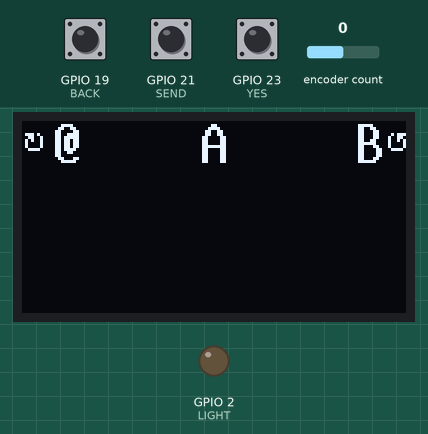
Simulated run of this program. Board: ESP32. On the bench: 128×64 one-colour display, output pins drawn as LEDs (lit = HIGH). The test bench sets the inputs (shaded band); at power-on: GPIO 19 (BACK) HIGH, encoder count 0, GPIO 21 (SEND) HIGH, GPIO 23 (YES) HIGH. WiFi joins after 1.5 s; servers stay silent unless stated; EEPROM starts erased; no MQTT or app messages arrive unless stated.

Above: at 2.8 s.
2.9 s: GPIO 19 (BACK) pulled LOW for 3.2 s
At 6.1 s:
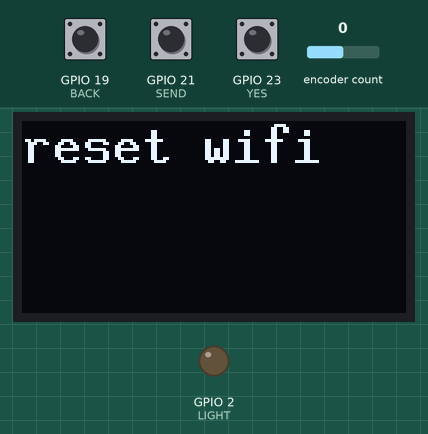
8.5 s: encoder count set to 1
At 9.4 s:
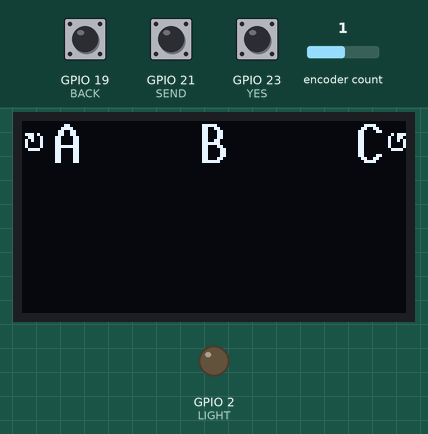
10.0 s: encoder count set to 2
At 10.6 s:
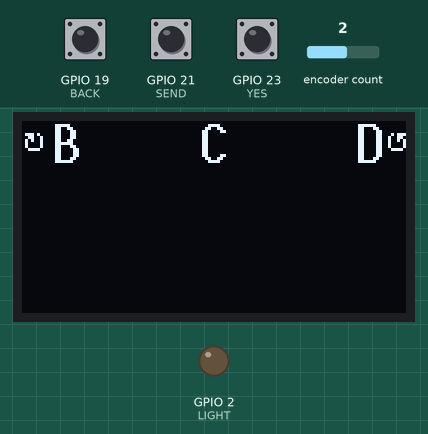
11.5 s: encoder count set to 3
At 12.7 s:
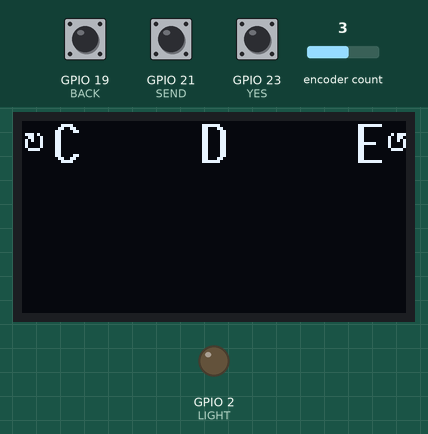
13.0 s: encoder count set to 4
At 14.0 s:
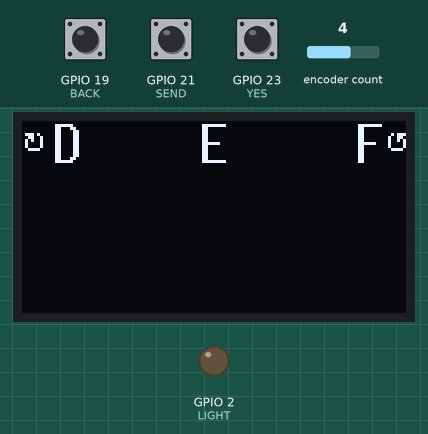
14.5 s: encoder count set to 5
At 15.2 s:
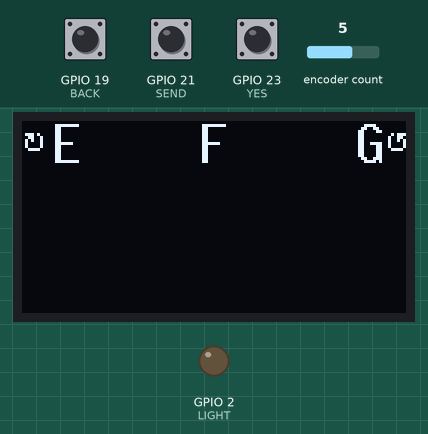
Timing chart, 0 to 17.0 s (numbered marks = the images above; inputs shaded):
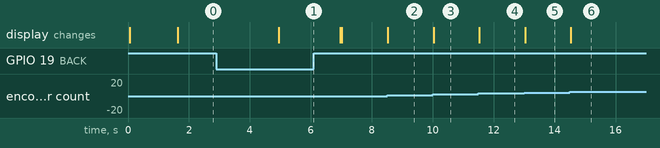

The program:

main.cpp
```cpp
#include <Arduino.h>
#include <PubSubClient.h>
#include <U8g2lib.h>
#include <string.h>
#include <ArduinoJson.h>
#include <ESP32Encoder.h>
#include <Wire.h>
#include <WiFiManager.h>
#include <Preferences.h>

// WiFi
#define WiFi_name "ChatKnob_AP"     // 可自定义 WiFi 名称
WiFiManager wm;
// MQTT
#define KEEPALIVE_SEC 15    // 心跳间隔（此为实际时间的一半）
#define MESSAGE_SIZE 128    // 限制接受信息和发送信息的大小，接受是发送的2倍
WiFiClient espClient;
PubSubClient mqttClient(espClient);
// 旋转编码器
#define CLK 32  // A相
#define DT  25  // B相
ESP32Encoder encoder;
//OLED屏幕
U8G2_SSD1306_128X64_NONAME_F_HW_I2C u8g2(U8G2_R0, U8X8_PIN_NONE, 5, 18);
#define FONT u8g2_font_10x20_tf     // oled 屏幕主要使用的字体
bool refresh = true;    // 刷新屏幕标志
// 按键
#define YES 23      // 确认选择字符
#define BACK 19     // 删除最后一个字符
#define SEND 21     // 发送已确认的所有字符
bool long_press = false;    // 长按标志
// 指示灯
#define LIGHT 2     // 板载指示灯引脚，作为发送信息的提示
// 持久化存储
Preferences prefs;
char mqtt_broker[40] = "";   // 存储 mqtt broker 地址
char mqtt_port[6] = "";     // 存储 mqtt broker 端口
char mqtt_topic[40] = "";   // 存储 mqtt topic
// 身份标识
char device_id[24];     // 存储设备 id

char current_letter = 0; // 现在居中的字符
char will_message[MESSAGE_SIZE];    // 将要发送的字符的列表
char receive_message[MESSAGE_SIZE*2];   // 接受到的字符的列表
const int char_start = 33;      // 用于平滑选择字符（起始字符的ascii码）
const int char_count = 94;      // 用于平滑选择字符（字符数量）

void oled_init();
void wifi_init();
void generate_mac_id();
void send_message(const char * message, uint8_t mode=0, uint8_t x=0, uint8_t y=0);
void mqtt_init();
void mqttCallback(char* topic, uint8_t* payload, unsigned int length);
void encoder_init();
void letter(long count);
void show();
void pin_init();
void menu();
void show_menu();
void button();      // 消抖，进入 actionn 函数对应模式
void action(uint8_t mode);    // 执行按键动作
void save_mqtt_config();
void load_mqtt_config();

void setup() {
    pin_init();
    oled_init();
    encoder_init();
    wifi_init();
    generate_mac_id();
    mqtt_init();

    send_message("online", 1);
    will_message[0] = '\0';
}

void loop() {
    if (!mqttClient.connected()) {
        wifi_init();
        mqtt_init();
    }
    mqttClient.loop();
    long current_count = encoder.getCount();
    letter(current_count);
    button();
    if (refresh) {
        show();
        refresh = false;
    }
    if (long_press) {
        menu();
        refresh = true;
        long_press = false;
    }
    delay(10);
}

void menu() {
    send_message("reset wifi", 4, 0, 0);
    delay(2000);
    wm.resetSettings();
    show_menu();
}

void show_menu() {
    u8g2.clearBuffer();
    send_message("", 2, 0, 0);
    u8g2.sendBuffer();
}

void save_mqtt_config() {
    prefs.begin("mqtt", false);
    prefs.putString("broker", mqtt_broker);
    prefs.putString("port", mqtt_port);
    prefs.putString("topic", mqtt_topic);
    prefs.end();
}

void load_mqtt_config() {
    prefs.begin("mqtt", true);
    strcpy(mqtt_broker, prefs.getString("broker", "").c_str());
    strcpy(mqtt_port, prefs.getString("port", "").c_str());
    strcpy(mqtt_topic, prefs.getString("topic", "").c_str());
    prefs.end();
}

void pin_init() {
    // 旋转编码器
    pinMode(CLK, INPUT_PULLUP);
    pinMode(DT, INPUT_PULLUP);
    // 按键
    pinMode(YES, INPUT_PULLUP);
    pinMode(BACK, INPUT_PULLUP);
    pinMode(SEND, INPUT_PULLUP);
    // 指示灯
    pinMode(LIGHT, OUTPUT);
}

void show() {
    u8g2.clearBuffer();
    char temp[6];
    snprintf(temp, sizeof(temp), "%c", current_letter);
    send_message(temp, 2, 59, 0);
    if (current_letter != 33 ) {
        snprintf(temp, sizeof(temp), "↻");
        send_message(temp, 3, 0, 0);
        snprintf(temp, sizeof(temp), "%c", current_letter-1);
        send_message(temp, 2, 10, 0);
    }
    if (current_letter != 126) {
        snprintf(temp, sizeof(temp), "↺");
        send_message(temp, 3, 121, 0);
        snprintf(temp, sizeof(temp), "%c", current_letter+1);
        send_message(temp, 2, 111, 0);
    }
    send_message(receive_message, 2, 0, 16);
    send_message(will_message, 2, 0, 32);
    u8g2.sendBuffer();
}

void letter(long count) {
    int offset = (count / 4) % char_count;
    if (offset < 0) {
        offset += char_count;
    }
    char new_letter = char_start + offset;
    if (new_letter != current_letter) {
        current_letter = new_letter;
        refresh = true;
    }
}

void oled_init() {
    u8g2.begin();
    u8g2.setBusClock(400000);         // 高速模式
    u8g2.setContrast(255);            // 最高对比度
    u8g2.enableUTF8Print();           // 启用 UTF-8 支持中文
    u8g2.setFont(FONT);
    u8g2.setFontPosTop();             // 字符定位到顶点
}

void wifi_init() {
    send_message(WiFi_name, 4, 0, 0);

    load_mqtt_config();
    WiFiManagerParameter custom_broker("broker", "MQTT 服务器", mqtt_broker, sizeof(mqtt_broker));
    WiFiManagerParameter custom_port("port", "MQTT 端口", mqtt_port, sizeof(mqtt_port));
    WiFiManagerParameter custom_topic("topic", "MQTT 主题", mqtt_topic, sizeof(mqtt_topic));
    wm.addParameter(&custom_broker);
    wm.addParameter(&custom_port);
    wm.addParameter(&custom_topic);

    if (!wm.autoConnect(WiFi_name)) {
        ESP.restart();
    }

    strcpy(mqtt_broker, custom_broker.getValue());
    strcpy(mqtt_port, custom_port.getValue());
    strcpy(mqtt_topic, custom_topic.getValue());
    save_mqtt_config();
}

void generate_mac_id() {
    uint8_t mac[6];
    WiFi.macAddress(mac);
    snprintf(device_id, sizeof(device_id), "%02X%02X%02X%02X%02X%02X", mac[0], mac[1], mac[2], mac[3], mac[4], mac[5]);
}

void send_message(const char * message, uint8_t mode, uint8_t x, uint8_t y) {
    if (mode == 1) {
        char payload[MESSAGE_SIZE];
        snprintf(payload, sizeof(payload), "{\"ID\":\"%s\",\"message\":\"%s\"}", device_id, message);
        mqttClient.publish(mqtt_topic, payload);
    }
    else if (mode == 2) {
        u8g2.drawUTF8(x, y, message);
    }
    else if (mode == 3) {
        u8g2.setFont(u8g2_font_unifont_t_symbols);
        u8g2.drawUTF8(x, y, message);
        u8g2.setFont(FONT);
    }
    else if (mode == 4) {
        u8g2.clearBuffer();
        u8g2.drawUTF8(x, y, message);
        u8g2.sendBuffer();
    }
}

void mqtt_init() {
    if (mqttClient.connected()) {
        return;
    }
    mqttClient.setServer(mqtt_broker, atoi(mqtt_port));
    mqttClient.setKeepAlive(KEEPALIVE_SEC);
    mqttClient.setCallback(mqttCallback);
    int retry = 0;
    while (!mqttClient.connected() && retry < 5) {
        char payload[MESSAGE_SIZE];
        snprintf(payload, sizeof(payload), "{\"ID\":\"%s\",\"status\":\"offline\"}", device_id);
        if (mqttClient.connect(device_id, mqtt_topic, 0, true, payload)) {
            mqttClient.subscribe(mqtt_topic);
            return;
        } else {
            delay(500);
            retry++;
        }
    }
    send_message("restart", 4, 0, 0);
    delay(2000);
    ESP.restart();
}

void mqttCallback(char* topic, uint8_t* payload, unsigned int length) {
    // 把 payload 转成字符串
    char received[MESSAGE_SIZE*2];
    for (unsigned int i = 0; i < length; i++) {
        received[i] = (char)payload[i];
    }
    received[length] = '\0';
    // 用 JsonDocument 解析，格式: {"ID":"xxxx","message":"hello"}
    JsonDocument doc;
    DeserializationError error = deserializeJson(doc, received);
    if (error) {
        return;
    }
    // 提取字段
    const char* sender = doc["ID"];
    const char* msg_text = doc["message"];
    // 忽略自己的消息
    if (sender == nullptr || strcmp(sender, device_id) == 0) {
        return;
    }
    // 在 OLED 上显示
    if (msg_text != nullptr) {
        snprintf(receive_message, sizeof(receive_message), "%s: %s", sender, msg_text);
        refresh = true;
    }else {
        return;
    }
}

void encoder_init() {
    encoder.attachFullQuad(CLK, DT);
    encoder.setFilter(1023);
    encoder.setCount(128);
}

void button() {
    // 选中字符
    if (digitalRead(YES) == LOW) {
        delay(20);
        if (digitalRead(YES) == LOW) {
            while(digitalRead(YES) == LOW);
            action(1);
        }
    }
    // 删除字符 & 长按删除键进入菜单（设置菜单标志）
    else if (digitalRead(BACK) == LOW) {
        delay(20);
        if (digitalRead(BACK) == LOW) {
            long last_time = millis();
            long_press = false;
            while(digitalRead(BACK) == LOW) {
                if (millis() - last_time >= 2000) {
                    long_press = true;
                    break;
                }
            }
            if (!long_press) {
                action(2);
            }
        }
    }
    // 发送信息
    else if (digitalRead(SEND) == LOW) {
        delay(20);
        if (digitalRead(SEND) == LOW) {
            while(digitalRead(SEND) == LOW);
            action(3);
        }
    }
    // 发送消息时指示灯会极快闪烁
    else {
        digitalWrite(LIGHT, LOW);
    }
}

void action(uint8_t mode) {
    if (mode == 1) {
        int len = strlen(will_message);
        if (len < sizeof(will_message) - 1) {
            will_message[len] = current_letter;
            will_message[len + 1] = '\0';
        }
        refresh = true;
    }
    else if (mode == 2) {
        int len = strlen(will_message);
        if (len > 0) {
            will_message[len - 1] = '\0';
        }
        refresh = true;
    }
    else if (mode == 3) {
        send_message(will_message, 1);
        will_message[0] = '\0';
        digitalWrite(LIGHT, HIGH);
        refresh = true;
    }
}
```

Measured:
- after the input at 2.9 s, the display: changes after 2.0 s (image 1)
- after the input at 8.5 s, the display: changes at once (image 2)
- after the input at 10.0 s, the display: changes at once (image 3)
- after the input at 11.5 s, the display: changes at once (image 4)
- after the input at 13.0 s, the display: changes at once (image 5)
- after the input at 14.5 s, the display: changes at once (image 6)
